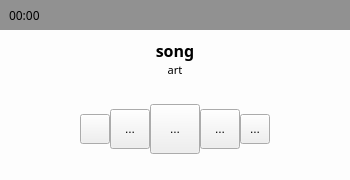
<?xml version="1.0" encoding="UTF-8"?>
<ui version="4.0">
 <class>ControlPanel</class>
 <widget class="QWidget" name="ControlPanel">
  <property name="geometry">
   <rect>
    <x>0</x>
    <y>0</y>
    <width>350</width>
    <height>180</height>
   </rect>
  </property>
  <property name="minimumSize">
   <size>
    <width>350</width>
    <height>180</height>
   </size>
  </property>
  <property name="maximumSize">
   <size>
    <width>350</width>
    <height>180</height>
   </size>
  </property>
  <property name="windowTitle">
   <string>Form</string>
  </property>
  <layout class="QVBoxLayout" name="verticalLayout_2" stretch="1,2,0">
   <property name="spacing">
    <number>0</number>
   </property>
   <property name="margin">
    <number>0</number>
   </property>
   <item>
    <widget class="QWidget" name="trackingWidget" native="true">
     <property name="maximumSize">
      <size>
       <width>16777215</width>
       <height>30</height>
      </size>
     </property>
     <property name="autoFillBackground">
      <bool>false</bool>
     </property>
     <property name="styleSheet">
      <string notr="true">QWidget#trackingWidget {
	background-color: rgba(0, 0, 0, 100);
}</string>
     </property>
     <layout class="QHBoxLayout" name="horizontalLayout_2">
      <property name="spacing">
       <number>6</number>
      </property>
      <property name="leftMargin">
       <number>9</number>
      </property>
      <property name="topMargin">
       <number>0</number>
      </property>
      <property name="rightMargin">
       <number>9</number>
      </property>
      <property name="bottomMargin">
       <number>0</number>
      </property>
      <item>
       <widget class="QLabel" name="currentTick">
        <property name="sizePolicy">
         <sizepolicy hsizetype="Maximum" vsizetype="Preferred">
          <horstretch>0</horstretch>
          <verstretch>0</verstretch>
         </sizepolicy>
        </property>
        <property name="maximumSize">
         <size>
          <width>16777215</width>
          <height>30</height>
         </size>
        </property>
        <property name="font">
         <font>
          <family>Sans Serif</family>
          <italic>false</italic>
         </font>
        </property>
        <property name="text">
         <string>00:00</string>
        </property>
       </widget>
      </item>
      <item>
       <widget class="Phonon::SeekSlider" name="seekSlider">
        <property name="enabled">
         <bool>false</bool>
        </property>
        <property name="maximumSize">
         <size>
          <width>16777215</width>
          <height>30</height>
         </size>
        </property>
        <property name="styleSheet">
         <string notr="true">QSlider::groove:horizontal {
border: 1px solid #bbb;
background: white;
height: 10px;
border-radius: 4px;
}

QSlider::sub-page:horizontal {
background: qlineargradient(x1: 0, y1: 0,    x2: 0, y2: 1,
    stop: 0 #66e, stop: 1 #bbf);
background: qlineargradient(x1: 0, y1: 0.2, x2: 1, y2: 1,
    stop: 0 #bbf, stop: 1 #55f);
border: 1px solid #777;
height: 10px;
border-radius: 4px;
}

QSlider::add-page:horizontal {
background: #fff;
border: 1px solid #777;
height: 10px;
border-radius: 4px;
}

QSlider::handle:horizontal {
background: qlineargradient(x1:0, y1:0, x2:1, y2:1,
    stop:0 #eee, stop:1 #ccc);
border: 1px solid #777;
width: 13px;
margin-top: -2px;
margin-bottom: -2px;
border-radius: 4px;
}

QSlider::handle:horizontal:hover {
background: qlineargradient(x1:0, y1:0, x2:1, y2:1,
    stop:0 #fff, stop:1 #ddd);
border: 1px solid #444;
border-radius: 4px;
}

QSlider::sub-page:horizontal:disabled {
background: #94ad6b;
border-color: #999;
}

QSlider::add-page:horizontal:disabled {
background: #eee;
border-color: #999;
}

QSlider::handle:horizontal:disabled {
background: #eee;
border: 1px solid #aaa;
border-radius: 4px;
}</string>
        </property>
       </widget>
      </item>
     </layout>
    </widget>
   </item>
   <item>
    <widget class="QWidget" name="detailWidget" native="true">
     <property name="styleSheet">
      <string notr="true">QWidget#detailWidget {
	background-color: rgba(255, 255, 255, 230);
}</string>
     </property>
     <layout class="QVBoxLayout" name="verticalLayout" stretch="0,0,1">
      <property name="spacing">
       <number>0</number>
      </property>
      <property name="leftMargin">
       <number>0</number>
      </property>
      <property name="rightMargin">
       <number>0</number>
      </property>
      <property name="bottomMargin">
       <number>0</number>
      </property>
      <item>
       <widget class="QLabel" name="songName">
        <property name="sizePolicy">
         <sizepolicy hsizetype="Ignored" vsizetype="Preferred">
          <horstretch>0</horstretch>
          <verstretch>0</verstretch>
         </sizepolicy>
        </property>
        <property name="font">
         <font>
          <family>Sans Serif</family>
          <pointsize>12</pointsize>
          <weight>75</weight>
          <bold>true</bold>
         </font>
        </property>
        <property name="text">
         <string notr="true">song</string>
        </property>
        <property name="alignment">
         <set>Qt::AlignCenter</set>
        </property>
       </widget>
      </item>
      <item>
       <widget class="QLabel" name="artistName">
        <property name="sizePolicy">
         <sizepolicy hsizetype="Ignored" vsizetype="Preferred">
          <horstretch>0</horstretch>
          <verstretch>0</verstretch>
         </sizepolicy>
        </property>
        <property name="minimumSize">
         <size>
          <width>0</width>
          <height>0</height>
         </size>
        </property>
        <property name="maximumSize">
         <size>
          <width>16777215</width>
          <height>16777215</height>
         </size>
        </property>
        <property name="font">
         <font>
          <family>Sans Serif</family>
          <pointsize>8</pointsize>
          <weight>50</weight>
          <bold>false</bold>
         </font>
        </property>
        <property name="text">
         <string notr="true">art</string>
        </property>
        <property name="alignment">
         <set>Qt::AlignCenter</set>
        </property>
       </widget>
      </item>
      <item>
       <widget class="QWidget" name="widget" native="true">
        <property name="minimumSize">
         <size>
          <width>0</width>
          <height>0</height>
         </size>
        </property>
        <layout class="QHBoxLayout" name="horizontalLayout_3">
         <property name="spacing">
          <number>0</number>
         </property>
         <property name="sizeConstraint">
          <enum>QLayout::SetNoConstraint</enum>
         </property>
         <property name="margin">
          <number>0</number>
         </property>
         <item>
          <spacer name="horizontalSpacer_3">
           <property name="orientation">
            <enum>Qt::Horizontal</enum>
           </property>
           <property name="sizeHint" stdset="0">
            <size>
             <width>40</width>
             <height>20</height>
            </size>
           </property>
          </spacer>
         </item>
         <item>
          <widget class="QWidget" name="widget_3" native="true">
           <property name="minimumSize">
            <size>
             <width>70</width>
             <height>0</height>
            </size>
           </property>
          </widget>
         </item>
         <item>
          <widget class="QPushButton" name="userNameButton">
           <property name="minimumSize">
            <size>
             <width>30</width>
             <height>30</height>
            </size>
           </property>
           <property name="maximumSize">
            <size>
             <width>30</width>
             <height>30</height>
            </size>
           </property>
           <property name="font">
            <font>
             <family>Sans Serif</family>
             <pointsize>8</pointsize>
             <weight>50</weight>
             <italic>false</italic>
             <bold>false</bold>
            </font>
           </property>
           <property name="autoFillBackground">
            <bool>false</bool>
           </property>
           <property name="icon">
            <iconset resource="../icons.qrc">
             <normaloff>:/icons/user.png</normaloff>:/icons/user.png</iconset>
           </property>
           <property name="flat">
            <bool>false</bool>
           </property>
          </widget>
         </item>
         <item>
          <layout class="QHBoxLayout" name="horizontalLayout">
           <property name="spacing">
            <number>0</number>
           </property>
           <item>
            <widget class="QToolButton" name="heartButton">
             <property name="minimumSize">
              <size>
               <width>40</width>
               <height>40</height>
              </size>
             </property>
             <property name="maximumSize">
              <size>
               <width>40</width>
               <height>40</height>
              </size>
             </property>
             <property name="text">
              <string>...</string>
             </property>
             <property name="icon">
              <iconset resource="../icons.qrc">
               <normaloff>:/icons/heart.png</normaloff>:/icons/heart.png</iconset>
             </property>
             <property name="iconSize">
              <size>
               <width>32</width>
               <height>32</height>
              </size>
             </property>
            </widget>
           </item>
           <item>
            <widget class="QToolButton" name="nextButton">
             <property name="minimumSize">
              <size>
               <width>50</width>
               <height>50</height>
              </size>
             </property>
             <property name="maximumSize">
              <size>
               <width>50</width>
               <height>50</height>
              </size>
             </property>
             <property name="text">
              <string>...</string>
             </property>
             <property name="icon">
              <iconset resource="../icons.qrc">
               <normaloff>:/icons/next.png</normaloff>:/icons/next.png</iconset>
             </property>
             <property name="iconSize">
              <size>
               <width>50</width>
               <height>50</height>
              </size>
             </property>
            </widget>
           </item>
           <item>
            <widget class="QToolButton" name="trashButton">
             <property name="minimumSize">
              <size>
               <width>40</width>
               <height>40</height>
              </size>
             </property>
             <property name="maximumSize">
              <size>
               <width>40</width>
               <height>40</height>
              </size>
             </property>
             <property name="text">
              <string>...</string>
             </property>
             <property name="icon">
              <iconset resource="../icons.qrc">
               <normaloff>:/icons/trash.png</normaloff>:/icons/trash.png</iconset>
             </property>
             <property name="iconSize">
              <size>
               <width>32</width>
               <height>32</height>
              </size>
             </property>
            </widget>
           </item>
          </layout>
         </item>
         <item>
          <widget class="QToolButton" name="volumeButton">
           <property name="minimumSize">
            <size>
             <width>30</width>
             <height>30</height>
            </size>
           </property>
           <property name="maximumSize">
            <size>
             <width>30</width>
             <height>30</height>
            </size>
           </property>
           <property name="text">
            <string>...</string>
           </property>
           <property name="icon">
            <iconset resource="../icons.qrc">
             <normaloff>:/icons/volume.png</normaloff>:/icons/volume.png</iconset>
           </property>
          </widget>
         </item>
         <item>
          <widget class="VolumeWidget" name="volumeWidget" native="true">
           <property name="minimumSize">
            <size>
             <width>70</width>
             <height>0</height>
            </size>
           </property>
          </widget>
         </item>
         <item>
          <spacer name="horizontalSpacer_4">
           <property name="orientation">
            <enum>Qt::Horizontal</enum>
           </property>
           <property name="sizeHint" stdset="0">
            <size>
             <width>40</width>
             <height>20</height>
            </size>
           </property>
          </spacer>
         </item>
        </layout>
       </widget>
      </item>
     </layout>
    </widget>
   </item>
   <item>
    <widget class="UserLoginWidget" name="userLoginWidget" native="true">
     <layout class="QHBoxLayout" name="horizontalLayout_4">
      <property name="spacing">
       <number>0</number>
      </property>
      <property name="margin">
       <number>0</number>
      </property>
     </layout>
    </widget>
   </item>
  </layout>
 </widget>
 <customwidgets>
  <customwidget>
   <class>Phonon::SeekSlider</class>
   <extends>QWidget</extends>
   <header location="global">phonon/seekslider.h</header>
  </customwidget>
  <customwidget>
   <class>UserLoginWidget</class>
   <extends>QWidget</extends>
   <header>userloginwidget.h</header>
   <container>1</container>
  </customwidget>
  <customwidget>
   <class>VolumeWidget</class>
   <extends>QWidget</extends>
   <header>volumewidget.h</header>
   <container>1</container>
  </customwidget>
 </customwidgets>
 <resources>
  <include location="../icons.qrc"/>
 </resources>
 <connections/>
</ui>
